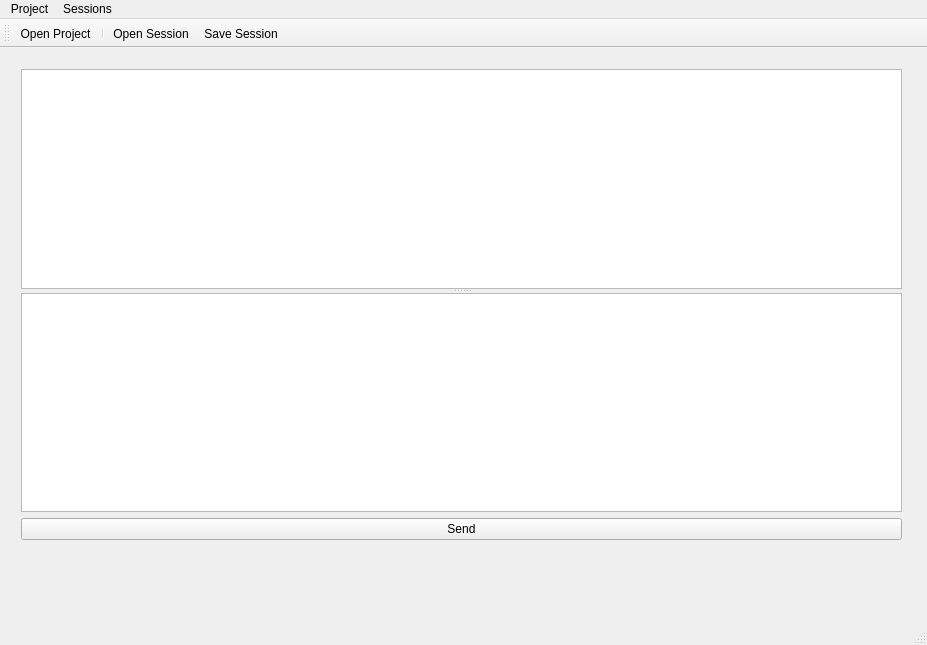
<?xml version="1.0" encoding="UTF-8"?>
<ui version="4.0">
 <class>MainWindow</class>
 <widget class="QMainWindow" name="MainWindow">
  <property name="geometry">
   <rect>
    <x>0</x>
    <y>0</y>
    <width>927</width>
    <height>645</height>
   </rect>
  </property>
  <property name="windowTitle">
   <string>MainWindow</string>
  </property>
  <widget class="QWidget" name="centralwidget">
   <widget class="QWidget" name="">
    <property name="geometry">
     <rect>
      <x>21</x>
      <y>21</y>
      <width>881</width>
      <height>471</height>
     </rect>
    </property>
    <layout class="QVBoxLayout" name="verticalLayout">
     <item>
      <widget class="QSplitter" name="splitter">
       <property name="orientation">
        <enum>Qt::Orientation::Vertical</enum>
       </property>
       <property name="childrenCollapsible">
        <bool>false</bool>
       </property>
       <widget class="QPlainTextEdit" name="textEditSession"/>
       <widget class="QPlainTextEdit" name="textAppendUserPromptSlice">
        <property name="readOnly">
         <bool>false</bool>
        </property>
       </widget>
      </widget>
     </item>
     <item>
      <widget class="QPushButton" name="sendButton">
       <property name="text">
        <string>Send</string>
       </property>
      </widget>
     </item>
    </layout>
   </widget>
  </widget>
  <widget class="QMenuBar" name="menubar">
   <property name="geometry">
    <rect>
     <x>0</x>
     <y>0</y>
     <width>927</width>
     <height>23</height>
    </rect>
   </property>
   <widget class="QMenu" name="menuProject">
    <property name="title">
     <string>Project</string>
    </property>
    <addaction name="actionOpenProject"/>
   </widget>
   <widget class="QMenu" name="menuSessions">
    <property name="title">
     <string>Sessions</string>
    </property>
    <addaction name="actionOpenSession"/>
    <addaction name="actionSaveSession"/>
   </widget>
   <addaction name="menuProject"/>
   <addaction name="menuSessions"/>
  </widget>
  <widget class="QStatusBar" name="statusbar"/>
  <widget class="QToolBar" name="toolBar">
   <property name="windowTitle">
    <string>toolBar</string>
   </property>
   <attribute name="toolBarArea">
    <enum>TopToolBarArea</enum>
   </attribute>
   <attribute name="toolBarBreak">
    <bool>false</bool>
   </attribute>
   <addaction name="actionOpenProject"/>
   <addaction name="separator"/>
   <addaction name="actionOpenSession"/>
   <addaction name="actionSaveSession"/>
  </widget>
  <action name="actionOpenProject">
   <property name="icon">
    <iconset theme="QIcon::ThemeIcon::DocumentOpen"/>
   </property>
   <property name="text">
    <string>Open Project</string>
   </property>
   <property name="menuRole">
    <enum>QAction::MenuRole::NoRole</enum>
   </property>
  </action>
  <action name="actionOpenSession">
   <property name="icon">
    <iconset theme="QIcon::ThemeIcon::DocumentOpenRecent"/>
   </property>
   <property name="text">
    <string>Open Session</string>
   </property>
   <property name="menuRole">
    <enum>QAction::MenuRole::NoRole</enum>
   </property>
  </action>
  <action name="actionSaveSession">
   <property name="icon">
    <iconset theme="QIcon::ThemeIcon::DocumentSave"/>
   </property>
   <property name="text">
    <string>Save Session</string>
   </property>
   <property name="menuRole">
    <enum>QAction::MenuRole::NoRole</enum>
   </property>
  </action>
 </widget>
 <resources/>
 <connections/>
</ui>
